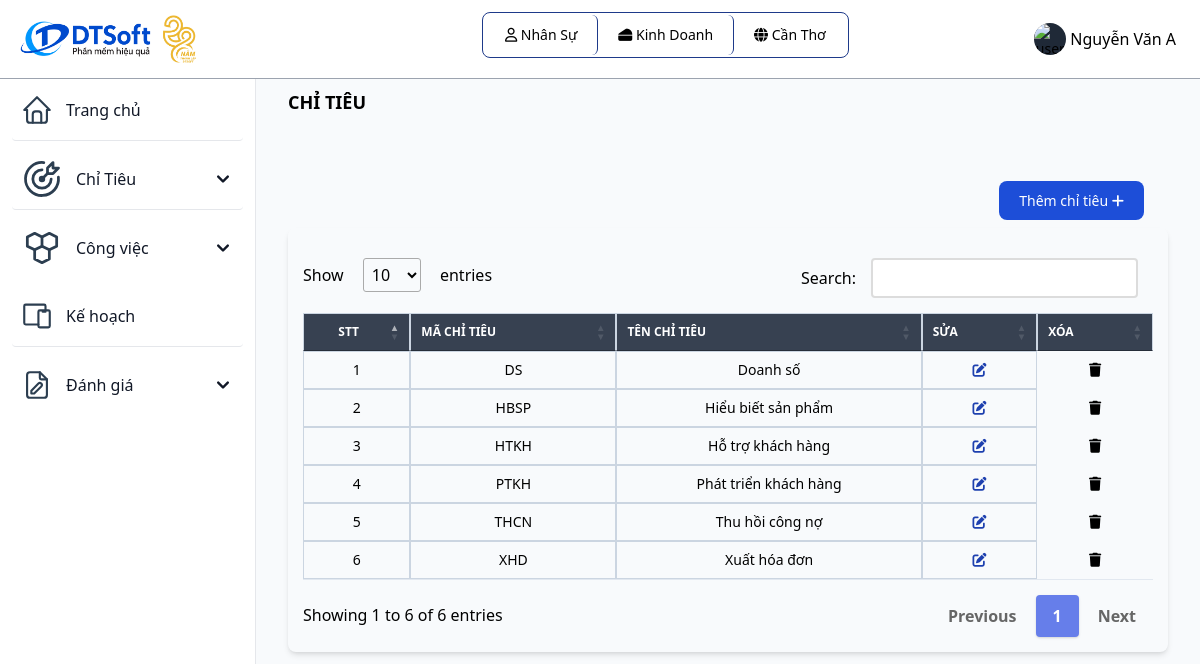
Screenshot of /chitieu.php (signed in) with the database file from the repository.
### tables this page shows
CREATE TABLE `vaitro` (
  `id_vaitro` varchar(10) primary key,
  `tenvaitro` varchar(255) NOT NULL,
  `mota` varchar(255) NOT NULL
);

CREATE TABLE `bophan` (
  `id_bophan` varchar(10) primary key,
  `id_khuvuc` varchar(10) NOT NULL,
  `tenbophan` varchar(255) NOT NULL,
  `cvchuyenmon` varchar(255) NOT NULL,
  foreign key(id_khuvuc) references khuvuc(id_khuvuc) ON UPDATE CASCADE
);

CREATE TABLE `khuvuc` (
  `id_khuvuc` varchar(10) primary key,
  `tenkhuvuc` varchar(255) NOT NULL,
  `diachi` varchar(255) NOT NULL,
  `sdt` int(20) NOT NULL
);

CREATE TABLE `chitieu` (
  `id_chitieu` varchar(10) primary key,
  `tenchitieu` varchar(255) NOT NULL
);

### chitieu.php (the view, shortened to what this page needs)
<?php
include "inc/header.php";
?>
<?php
  $sql = "SELECT * FROM chitieu";
  $query = mysqli_query($connect,$sql);
?>
<div class="p-4 sm:ml-64">
  <div class="p-4 mt-14">
    <div class="mb-4 font-bold text-lg uppercase">Chỉ tiêu</div>
    <div class="p-4 mt-14 grid">
      <div class="justify-self-end">
        <a href="themchitieu.php" class="text-white bg-blue-700 hover:bg-blue-800 focus:ring-4 focus:ring-blue-300 font-medium rounded-lg text-sm px-5 py-2.5 mr-2 mb-2 dark:bg-blue-600 dark:hover:bg-blue-700 focus:outline-none dark:focus:ring-blue-800">
          Thêm chỉ tiêu <i class="fa-solid fa-plus"></i>
        </a>
      </div>
    </div>
    <div class="mb-4">
      <div class="relative overflow-x-auto shadow-md sm:rounded-lg">
        <table id="myTable" class="w-full text-sm text-gray-500 dark:text-gray-400">
          <thead class="text-xs text-white uppercase bg-gray-700">
            <tr>
              <th class="px-3 py-3 border border-slate-300">
                <div class="text-center items-center">
                  STT
                </div>
              </th>
              <th class="px-3 py-3 border border-slate-300">
                MÃ CHỈ TIÊU
              </th>
              <th class="px-3 py-3 border border-slate-300">
                TÊN CHỈ TIÊU
              </th>
              <th class="px-3 py-3 border border-slate-300">
                SỬA
              </th>
              <th class="px-3 py-3 border border-slate-300">
                XÓA
              </th>
            </tr>
          </thead>
          <tbody class="text-black text-center">
            <?php
                  $i = 1;
                  while($row = mysqli_fetch_assoc($query)){?>
            <tr class="bg-white border-b dark:border-gray-700 hover:bg-gray-50">
              <td class="px-3 border border-slate-300"><?php echo $i++; ?></td>
              <td class="text-center font-medium border border-slate-300"><?php echo $row['id_chitieu']; ?></td>
              <td scope="row" class="px-3 py-4 font-medium whitespace-nowrap border border-slate-300">
                <?php echo $row['tenchitieu']; ?>
              </td>
              <td class="px-3 py-4 font-medium whitespace-nowrap border border-slate-300">
                <a class="text-blue-800" href="chinhsuachitieu.php?&id=<?php echo $row['id_chitieu']; ?>">
                  <i class="fa-solid fa-edit"></i>
                </a>
              </td>
              <td><a onclick="return Del('<?php echo $row['tenchitieu'] ?>')" class="btn btn-danger" href="xoachitieu.php?&id=<?php echo $row['id_chitieu']; ?>"><i class="fa fa-trash" aria-hidden="true"></i></a></td>
            </tr>
            <?php  }  ?>
          </tbody>
        </table>
      </div>
    </div>
  </div>
</div>
</body>
</html>

### inc/header.php (shortened to what this page needs)
<?php
 include_once('db/connect.php');
 $id_vt = $_SESSION['id_vaitro'];
?>
<!DOCTYPE html>
<html lang="en">
<head>
	<link href="https://unpkg.com/tailwindcss@2.2.19/dist/tailwind.min.css" rel=" stylesheet">
  <link rel="stylesheet" href="https://cdnjs.cloudflare.com/ajax/libs/font-awesome/6.4.0/css/all.min.css">
	<link href="https://cdn.datatables.net/1.10.19/css/jquery.dataTables.min.css" rel="stylesheet">
	<link href="https://cdn.datatables.net/responsive/2.2.3/css/responsive.dataTables.min.css" rel="stylesheet">
  <script src="https://cdn.tailwindcss.com"></script>
</head>
<body class="g-sidenav-show bg-slate-50" id="draggable">
  <nav class="fixed top-0 z-50 w-full bg-white border-b border-gray-400 dark:border-gray-100 text-black">
        <div class="px-3 py-3 lg:px-5 lg:pl-3">
          <div class="flex items-center justify-between">
            <div class="flex items-center justify-start">
              <a href="index.php" class="flex ml-2 md:mr-24">
                <img src="assets/img/logo.jpg" class="h-12 mr-3" alt="FlowBite Logo" />
              </a>
            </div>
	    <div class="divToHide flex items-center justify-start relative inline-flex items-center p-0.5 mb-2 mr-2 text-sm font-medium rounded-lg border border-blue-900">
              <span class="relative px-5 py-2.5 bg-white rounded-md border-r border-blue-900">
                <i class="fa-regular fa-user"></i>
                  <?php
                    $sql = "SELECT tenvaitro from vaitro where id_vaitro = '" . $_SESSION['id_vaitro'] ."'";
                    $result = mysqli_query($connect, $sql);
                    $row = mysqli_fetch_array($result);
                    echo $row['tenvaitro'];
                  ?>
              </span>
              <?php
              if ($_SESSION['id_bophan'] != NULL){
                $sql = "SELECT tenbophan from bophan where id_bophan = '" . $_SESSION['id_bophan'] ."'";
                $result = mysqli_query($connect, $sql);
                $row_bophan = mysqli_fetch_array($result);
              ?>
              <span class="relative px-5 py-2.5 bg-white rounded-md border-r border-blue-900">
                 <i class="fa-solid fa-cheese"></i>
                  <?php
                      echo $row_bophan['tenbophan'];
                  ?>
              </span>
              <?php
              } else echo '';
              ?>
              <?php
              if ($_SESSION['id_vaitro'] != 'QTHT'){
              ?>
              <span class="relative px-5 py-2.5 bg-white rounded-md">
                  <i class="fa-solid fa-globe"></i>
                  <?php
                    $sql = "SELECT tenkhuvuc from khuvuc where id_khuvuc = '" . $_SESSION['id_khuvuc'] ."'";
                    $result = mysqli_query($connect, $sql);
                    $row = mysqli_fetch_array($result);
                    echo $row['tenkhuvuc'];
                  ?>
              </span>
              <?php
              }
              ?>
            </div>
            <div class="flex items-center divToHide">
                <div class="flex items-center ml-3">
                  <div class="flex">
                    <button type="button" class="flex text-sm bg-gray-800 rounded-full focus:ring-4 focus:ring-gray-300 dark:focus:ring-gray-600" aria-expanded="false" data-dropdown-toggle="dropdown-user">
                      <img class="w-8 h-8 rounded-full" src="https://flowbite.com/docs/images/people/profile-picture-5.jpg" alt="user photo">
                    </button>
                    <span class="text-black p-1 cursor-pointer" data-dropdown-toggle="dropdown-user"><?php echo $_SESSION['tennguoidung']; ?></span>
                  </div>
                </div>
              </div>
          </div>
        </div>
      </nav>
      <aside id="logo-sidebar" class="fixed top-0 left-0 z-40 w-64 h-screen pt-20 transition-transform -translate-x-full bg-white border-r border-gray-200 sm:translate-x-0 dark:border-gray-100
      h-96 overflow-y-scroll scrollbar-thick scrollbar-thumb-blue-500 scrollbar-track-blue-100
      " aria-label="Sidebar">
         <div class="h-full px-3 pb-4 overflow-y-auto bg-white">
            <ul class="space-y-2 font-medium">
               <li class="border-b rounded">
                  <a href="index.php" class="flex items-center p-2 text-gray-900 rounded-lg dark:text-black hover:bg-gray-100 dark:hover:bg-gray-200">
                     <span class="ml-3">Trang chủ</span>
                  </a>
               </li>
               <?php if ($id_vt != "QLKV" && $id_vt != 'QTHT'){ ?>
               <li class="border-b rounded">
                  <button type="button" class="flex items-center w-full p-2 text-gray-900 transition duration-75 rounded-lg group hover:bg-gray-100 dark:text-black hover:bg-gray-200" aria-controls="dropdown-cv" data-collapse-toggle="dropdown-ct">
                    <span class="flex-1 ml-3 text-left whitespace-nowrap">Chỉ Tiêu</span>
                    <svg class="w-6 h-6" fill="currentColor" viewBox="0 0 20 20" xmlns="http://www.w3.org/2000/svg">
                      <path fill-rule="evenodd" d="M5.293 7.293a1 1 0 011.414 0L10 10.586l3.293-3.293a1 1 0 111.414 1.414l-4 4a1 1 0 01-1.414 0l-4-4a1 1 0 010-1.414z" clip-rule="evenodd"></path>
                    </svg>
                  </button>
               </li>
               <?php } ?>
               <?php if ($id_vt != "QLKV" && $id_vt != 'QTHT'){ ?>
               <li>
                  <button type="button" class="flex items-center w-full p-2 text-gray-900 transition duration-75 rounded-lg group hover:bg-gray-100 dark:text-black hover:bg-gray-200" aria-controls="dropdown-cv" data-collapse-toggle="dropdown-cv">
                    <span class="flex-1 ml-3 text-left whitespace-nowrap">Công việc</span>
                    <svg class="w-6 h-6" fill="currentColor" viewBox="0 0 20 20" xmlns="http://www.w3.org/2000/svg">
                      <path fill-rule="evenodd" d="M5.293 7.293a1 1 0 011.414 0L10 10.586l3.293-3.293a1 1 0 111.414 1.414l-4 4a1 1 0 01-1.414 0l-4-4a1 1 0 010-1.414z" clip-rule="evenodd"></path>
                    </svg>
                  </button>
               </li>
               <?php } ?>
               <?php
                    if ($id_vt == "QLBP" || $id_vt == "NS"){
                ?>
               <li class="border-b rounded">
                  <a href="kehoachgiaoviec.php" class="flex items-center p-2 text-gray-900 rounded-lg dark:text-black hover:bg-gray-100 dark:hover:bg-gray-200">
                    <span class="flex-1 ml-3 whitespace-nowrap">Kế hoạch</span>
                  </a>
               </li>
               <?php } ?>
               <?php if ($id_vt != "QTHT" && $id_vt != "QLKV"){ ?>
               <li>
                <button type="button" class="flex items-center w-full p-2 text-gray-900 transition duration-75 rounded-lg group hover:bg-gray-100 dark:text-black hover:bg-gray-200" aria-controls="dropdown-example" data-collapse-toggle="dropdown-example">
                      <span class="flex-1 ml-3 text-left whitespace-nowrap">Đánh giá</span>
                      <svg class="w-6 h-6" fill="currentColor" viewBox="0 0 20 20" xmlns="http://www.w3.org/2000/svg"><path fill-rule="evenodd" d="M5.293 7.293a1 1 0 011.414 0L10 10.586l3.293-3.293a1 1 0 111.414 1.414l-4 4a1 1 0 01-1.414 0l-4-4a1 1 0 010-1.414z" clip-rule="evenodd"></path></svg>
                </button>
             </li>
             <?php } ?>
            </ul>
         </div>
      </aside>

### inc/header.php (style rules this page uses)
table.dataTable.no-footer { border-bottom: 1px solid #e2e8f0; margin-top: 0.75em; margin-bottom: 0.75em; }

### rows the page displays
vaitro: tenvaitro "Nhân Sự"
bophan: tenbophan "Kinh Doanh"
khuvuc: tenkhuvuc "Cần Thơ"
chitieu: id_chitieu "DS", tenchitieu "Doanh số"
chitieu: id_chitieu "HBSP", tenchitieu "Hiểu biết sản phẩm"
chitieu: id_chitieu "HTKH", tenchitieu "Hỗ trợ khách hàng"
chitieu: id_chitieu "PTKH", tenchitieu "Phát triển khách hàng"
chitieu: id_chitieu "THCN", tenchitieu "Thu hồi công nợ"
chitieu: id_chitieu "XHD", tenchitieu "Xuất hóa đơn"

### other values shown
$_SESSION['tennguoidung'] "Nguyễn Văn A"
